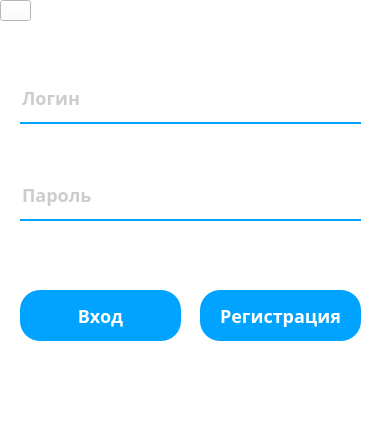
<?xml version="1.0" encoding="UTF-8"?>
<ui version="4.0">
 <class>Form</class>
 <widget class="QWidget" name="Form">
  <property name="geometry">
   <rect>
    <x>0</x>
    <y>0</y>
    <width>378</width>
    <height>444</height>
   </rect>
  </property>
  <property name="windowTitle">
   <string>Form</string>
  </property>
  <property name="styleSheet">
   <string notr="true">QLineEdit{
	background: transparent;
	border:none;
	color: #00A3FF;
	border-bottom: 2px solid #00A3FF;
	font-size: 20px;
font-family: Montserrat;
font-style: normal;
font-weight: bold;
font-size: 18px;
line-height: 22px;
display: flex;
align-items: center;

color: rgba(0, 0, 0, 0.39);

}

QWidget{
	width: 380px;
	height: 446px;
	background: #FFFFFF;
}

</string>
  </property>
  <widget class="QPushButton" name="registrate">
   <property name="geometry">
    <rect>
     <x>200</x>
     <y>290</y>
     <width>161</width>
     <height>51</height>
    </rect>
   </property>
   <property name="styleSheet">
    <string notr="true">position: absolute;
width: 150px;
height: 52px;
left: 28px;
top: 307px;

background: #00A3FF;
box-shadow: 0px 4px 4px rgba(0, 0, 0, 0.25);
border-radius: 20px;
position: absolute;
width: 94px;
height: 28px;
left: 56px;
top: 319px;

font-family: Montserrat;
font-style: normal;
font-weight: bold;
font-size: 18px;
line-height: 22px;
display: flex;
align-items: center;
text-align: center;

color: #FFFFFF;
</string>
   </property>
   <property name="text">
    <string>Регистрация</string>
   </property>
  </widget>
  <widget class="QPushButton" name="login">
   <property name="geometry">
    <rect>
     <x>20</x>
     <y>290</y>
     <width>161</width>
     <height>51</height>
    </rect>
   </property>
   <property name="styleSheet">
    <string notr="true">position: absolute;
width: 150px;
height: 52px;
left: 28px;
top: 307px;

background: #00A3FF;
box-shadow: 0px 4px 4px rgba(0, 0, 0, 0.25);
border-radius: 20px;
position: absolute;
width: 94px;
height: 28px;
left: 56px;
top: 319px;

font-family: Montserrat;
font-style: normal;
font-weight: bold;
font-size: 18px;
line-height: 22px;
display: flex;
align-items: center;
text-align: center;

color: #FFFFFF;
</string>
   </property>
   <property name="text">
    <string>Вход</string>
   </property>
  </widget>
  <widget class="QLineEdit" name="login1">
   <property name="geometry">
    <rect>
     <x>20</x>
     <y>73</y>
     <width>341</width>
     <height>51</height>
    </rect>
   </property>
   <property name="styleSheet">
    <string notr="true"/>
   </property>
   <property name="placeholderText">
    <string>Логин</string>
   </property>
  </widget>
  <widget class="QLineEdit" name="password">
   <property name="geometry">
    <rect>
     <x>20</x>
     <y>170</y>
     <width>341</width>
     <height>51</height>
    </rect>
   </property>
   <property name="styleSheet">
    <string notr="true"/>
   </property>
   <property name="text">
    <string/>
   </property>
   <property name="placeholderText">
    <string>Пароль</string>
   </property>
  </widget>
  <widget class="QPushButton" name="pushButton_3">
   <property name="geometry">
    <rect>
     <x>0</x>
     <y>0</y>
     <width>31</width>
     <height>21</height>
    </rect>
   </property>
   <property name="text">
    <string/>
   </property>
   <property name="icon">
    <iconset>
     <normaloff>treug.png</normaloff>treug.png</iconset>
   </property>
   <property name="iconSize">
    <size>
     <width>30</width>
     <height>30</height>
    </size>
   </property>
  </widget>
 </widget>
 <resources/>
 <connections/>
</ui>
